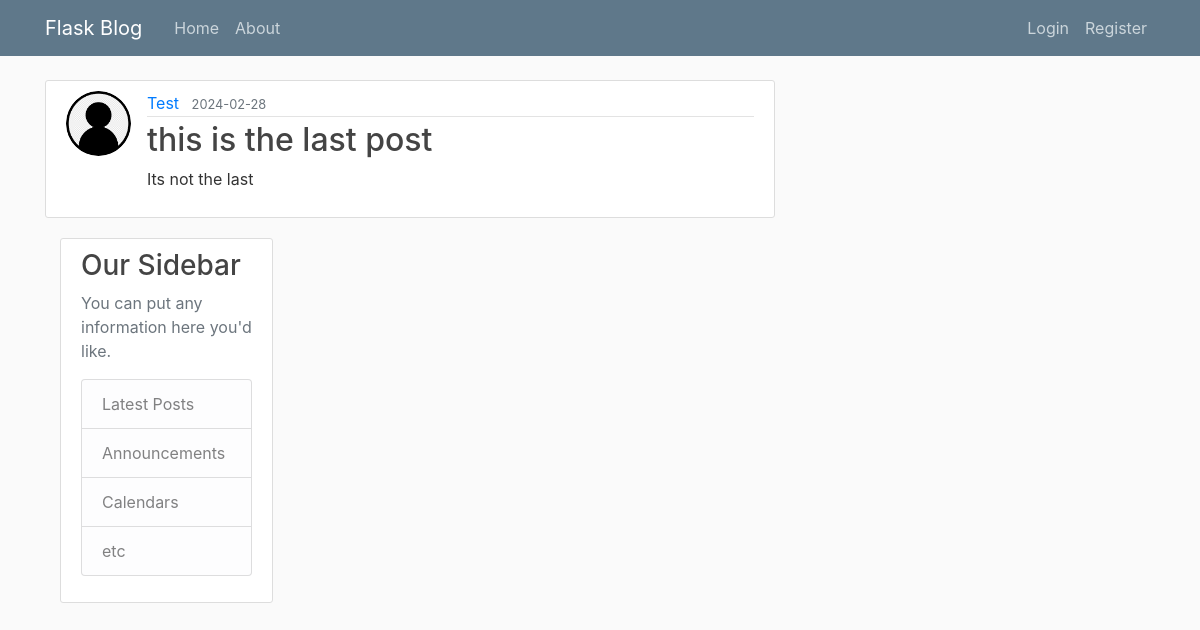
/post/6, run on the app's committed database.
### flask_blog/models.py (models this page shows, shortened)
class User(db.Model,UserMixin):
    id=db.Column(db.Integer,primary_key=True)
    username=db.Column(db.String(20),unique=True,nullable=False)
    email=db.Column(db.String(120),unique=True,nullable=False)
    image_file=db.Column(db.String(20),nullable=False,default="default.jpg")
    password=db.Column(db.String(60),nullable=False)
    posts=db.relationship("Post",backref="author",lazy=True)

class Post(db.Model):
    id=db.Column(db.Integer,primary_key=True)
    title=db.Column(db.String(100),nullable=False)
    date_posted=db.Column(db.DateTime,nullable=False,default=datetime.utcnow)
    content=db.Column(db.Text,nullable=False)
    user_id=db.Column(db.Integer,db.ForeignKey("user.id"),nullable=False)

### flask_blog/routes.py (the view)
@app.route("/post/<int:post_id>")
def post(post_id):
    post=Post.query.get_or_404(post_id)
    return render_template("post.html", title=post.title,post=post)

### flask_blog/templates/post.html (shortened to what this page needs)
{% extends "layout.html" %}
{% block content %}
<article class="media content-section">
    <img class="rounded-circle article-img" src="{{ url_for('static',filename='profile_pics/'+ post.author.image_file ) }}">
    <div class="media-body">
    <div class="article-metadata">
        <a class="mr-2" href="{{url_for('user_posts',username=post.author.username)}}">{{ post.author.username }}</a>
        <small class="text-muted">{{ post.date_posted.strftime("%Y-%m-%d") }}</small>
    </div>
    <h2 class="article-title">{{ post.title }}</h2>
    <p class="article-content">{{ post.content }}</p>
    </div>
</article>
{% endblock  content %}

### flask_blog/static/main.css (style rules this page uses)
body { background: #fafafa; color: #333333; margin-top: 5rem; }
h1, h2, h3, h4, h5, h6 { color: #444444; }
.content-section { background: #ffffff; padding: 10px 20px; border: 1px solid #dddddd; border-radius: 3px; margin-bottom: 20px; }
.article-title { color: #444444; }
.article-content { white-space: pre-line; }
.article-img { height: 65px; width: 65px; margin-right: 16px; }
.article-metadata { padding-bottom: 1px; margin-bottom: 4px; border-bottom: 1px solid #e3e3e3 }

### data on the page
User: image_file (placeholder picture), author.username "Test"
Post: date_posted "2024-02-28", title "this is the last post", content "Its not the last"
